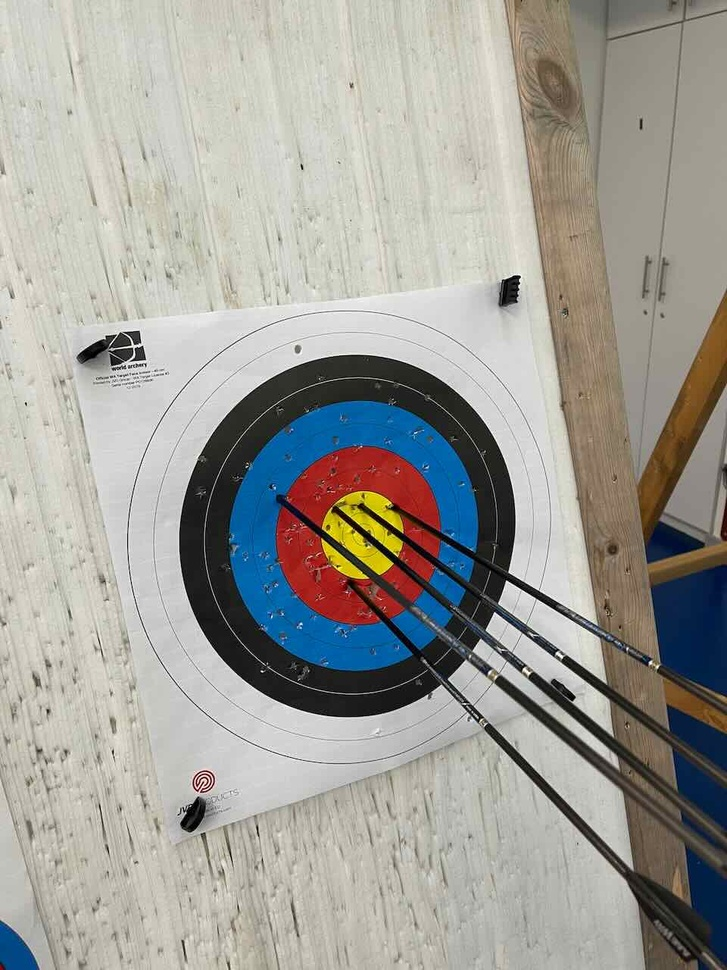
#> input picture plot_test_1_to_10/2.jpeg, 727 x 970 px, shrunk from 960 x 1280 before the run
$ python hough_circle_detection.py
#> lines starting #> are read from the running program, lines starting #| are printed output that depends on the picture
import cv2
import numpy as np

# Load the input image
img = cv2.imread('plot_test_1_to_10/2.jpeg')
#> img is the input picture: shape (970, 727, 3); mean B, G, R 152.8, 158.8, 159.9

# Convert the image to grayscale
gray = cv2.cvtColor(img, cv2.COLOR_BGR2GRAY)
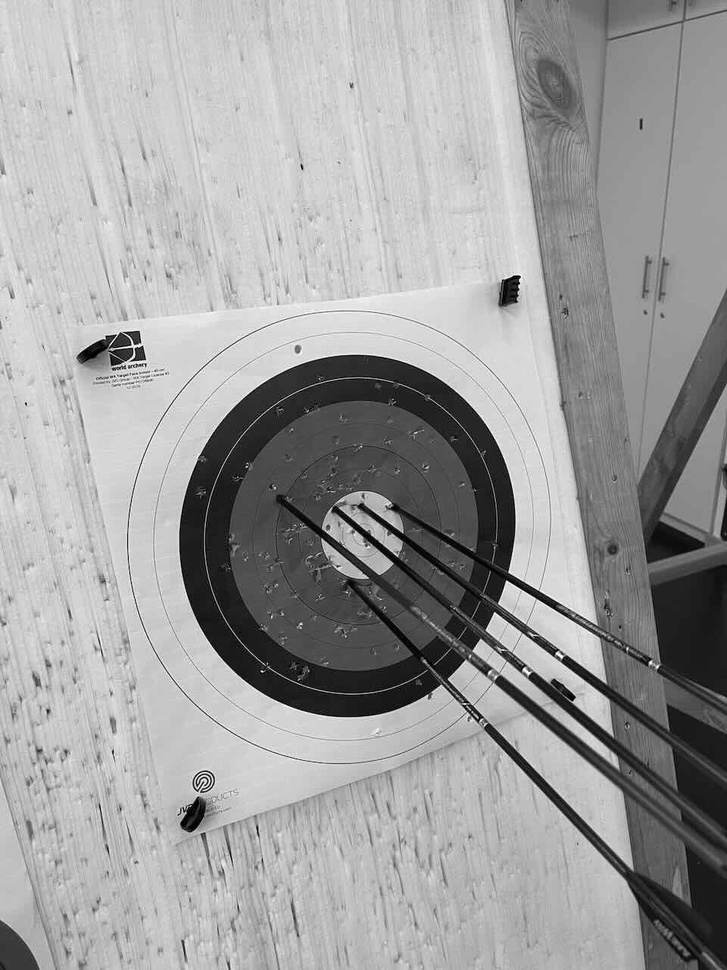
#> gray: shape (970, 727); min 0, max 255, mean 158.5

# Blur the image to reduce noise
blurred = cv2.GaussianBlur(gray, (5, 5), 0)

# Apply HoughCircles method to detect circles
circles = cv2.HoughCircles(blurred, cv2.HOUGH_GRADIENT, 1, 50,
                           param1=300, param2=0.1, minRadius=20, maxRadius=0)
#> circles = 213 rows, first 8: [354.5, 513.5, 159.2], [347.5, 568.5, 148.7], [292.5, 519.5, 221.5], [222.5, 885.5, 409.6], [303.5, 865.5, 326.5], [152.5, 133.5, 625.2], [97.5, 958.5, 543.1], [197.5, 181.5, 563.3]

# Draw detected circles on the original image
if circles is not None:
    circles = np.round(circles[0, :]).astype("int")
#> circles = 213 rows, first 8: [354, 514, 159], [348, 568, 149], [292, 520, 222], [222, 886, 410], [304, 866, 326], [152, 134, 625], [98, 958, 543], [198, 182, 563]
    for (x, y, r) in circles:
        cv2.circle(img, (x, y), r, (0, 0, 255), 2)
#> this loop made 213 passes
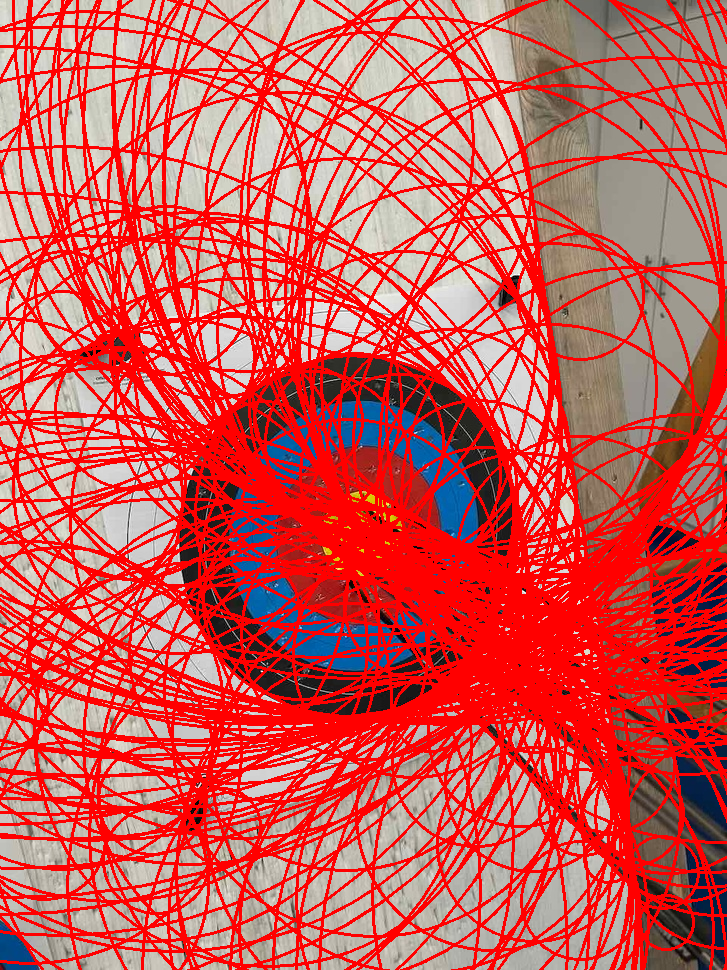
#> img: shape (970, 727, 3); mean B, G, R 85.5, 89.2, 204.7

# Create a new window to display the result
cv2.namedWindow('Target Image', cv2.WINDOW_NORMAL)

# Display the final result
cv2.imshow("Target Image", img)

# Wait for user input and close the window
cv2.waitKey(0)
cv2.destroyAllWindows()

$ run again, with plot_test_1_to_10/1.jpeg copied over plot_test_1_to_10/2.jpeg
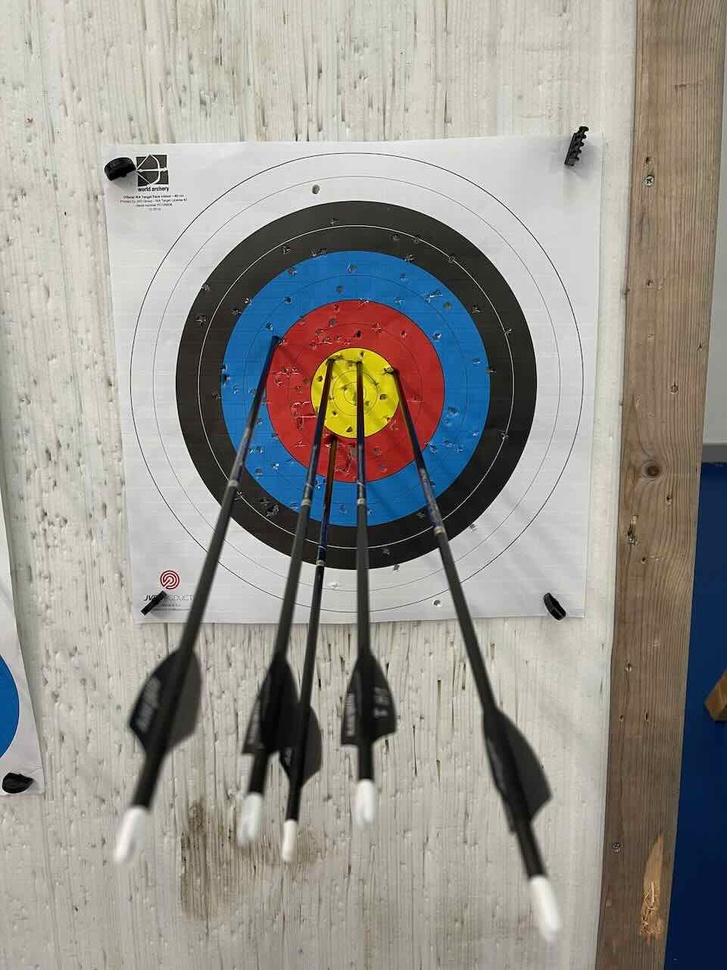
#> input picture plot_test_1_to_10/1.jpeg, 727 x 970 px, shrunk from 960 x 1280 before the run
#> img is the input picture: shape (970, 727, 3); mean B, G, R 142.5, 148.3, 151.2
#> `gray = cv2.cvtColor(img, cv2.COLOR_BGR2GRAY)`:
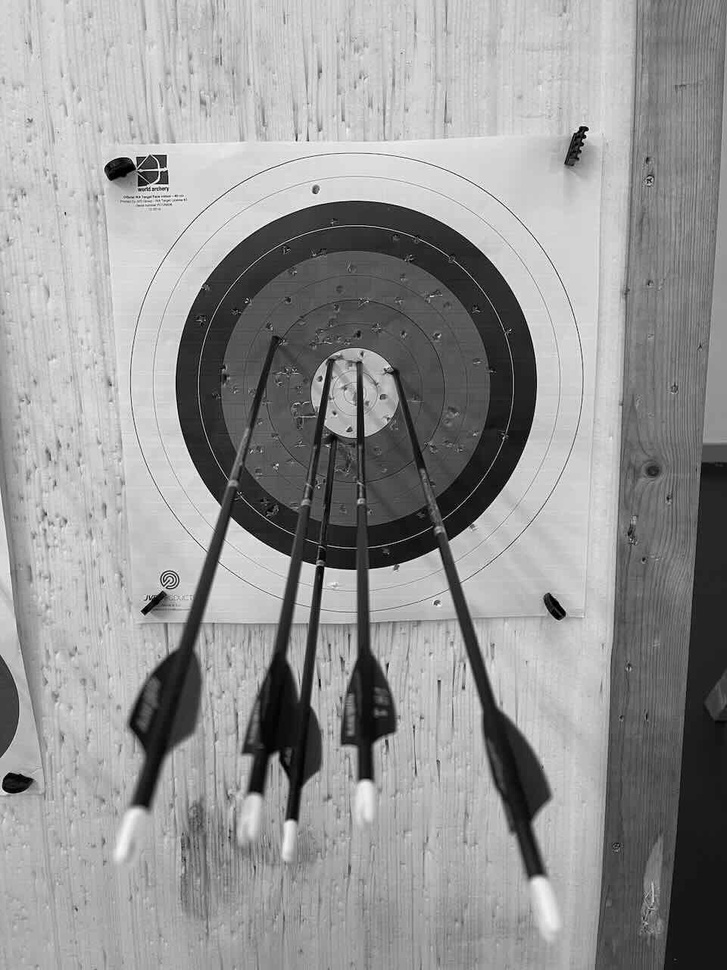
#> gray: shape (970, 727); min 0, max 255, mean 148.5
#> `circles = cv2.HoughCircles(blurred, cv2.HOUGH_GRADIENT, 1, 50, param1=..`: circles = 219 rows, first 8: [354.5, 381.5, 181.8], [312.5, 351.5, 233.7], [369.5, 846.5, 189.2], [720.5, 516.5, 712.9], [250.5, 747.5, 124.1], [221.5, 285.5, 322.9], [415.5, 813.5, 133.3], [315.5, 435.5, 247.9]
#> `circles = np.round(circles[0, :]).astype("int")`: circles = 219 rows, first 8: [354, 382, 182], [312, 352, 234], [370, 846, 189], [720, 516, 713], [250, 748, 124], [222, 286, 323], [416, 814, 133], [316, 436, 248]
#> the loop `for (x, y, r) in circles:` made 219 passes
#> after the loop `for (x, y, r) in circles:`:
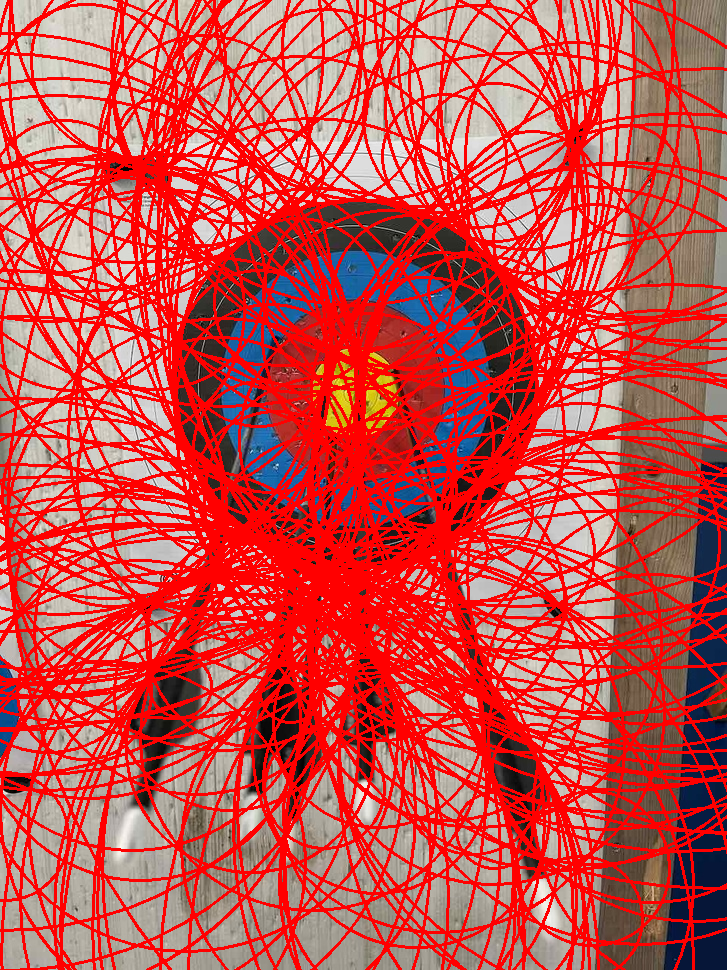
#> img: shape (970, 727, 3); mean B, G, R 76.9, 80.3, 199.2

$ run again, with plot_test_1_to_10/10.jpeg copied over plot_test_1_to_10/2.jpeg
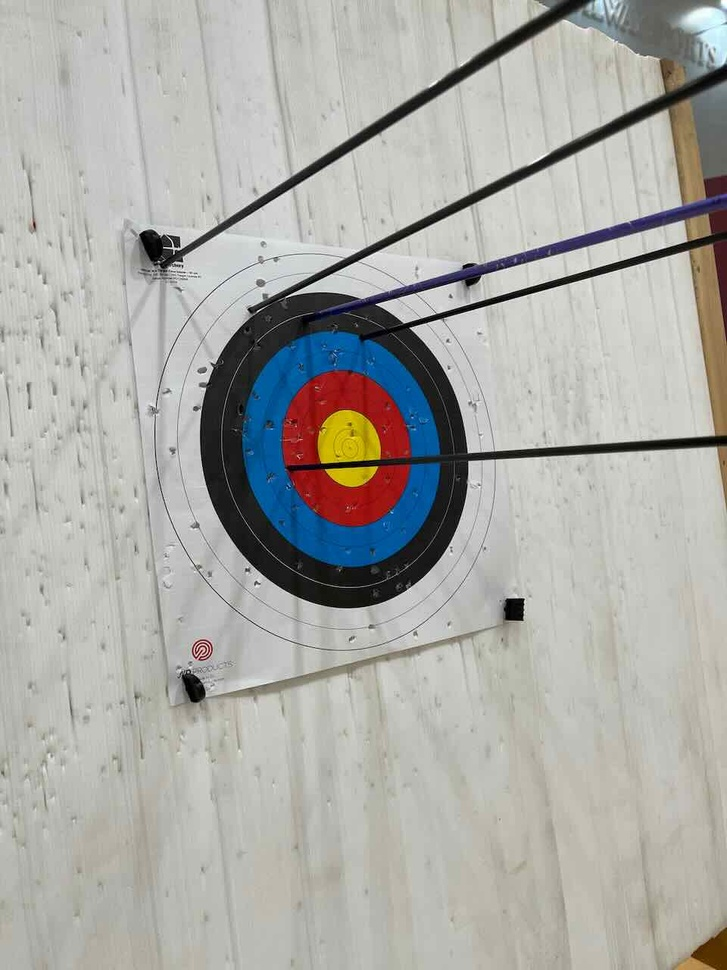
#> input picture plot_test_1_to_10/10.jpeg, 727 x 970 px, shrunk from 960 x 1280 before the run
#> img is the input picture: shape (970, 727, 3); mean B, G, R 166.6, 171.1, 171.1
#> `gray = cv2.cvtColor(img, cv2.COLOR_BGR2GRAY)`:
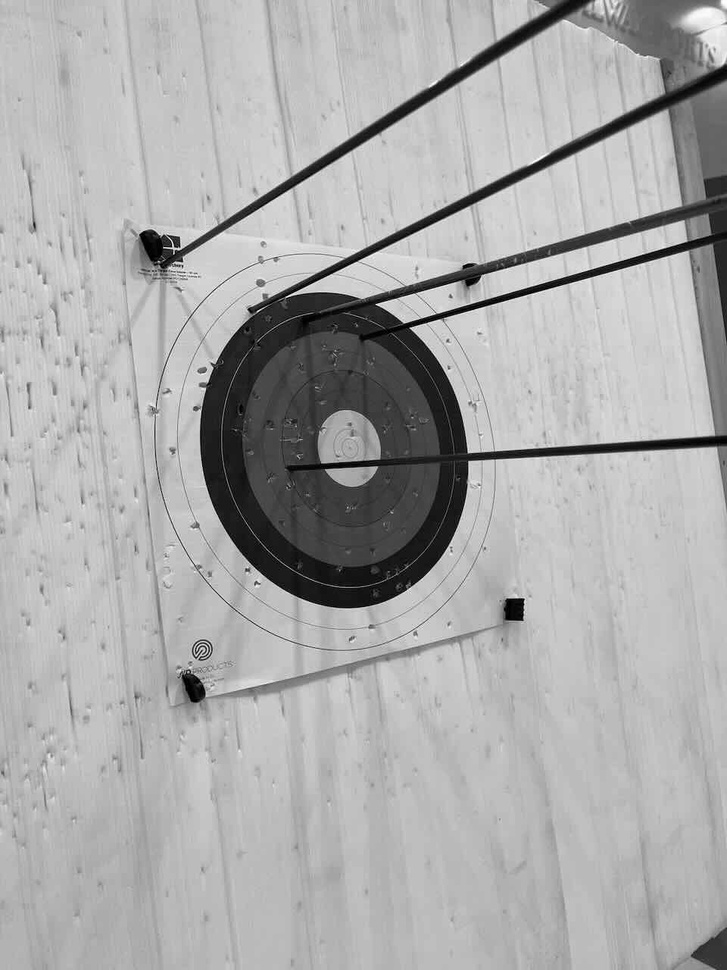
#> gray: shape (970, 727); min 0, max 255, mean 170.6
#> `circles = cv2.HoughCircles(blurred, cv2.HOUGH_GRADIENT, 1, 50, param1=..`: circles = 222 rows, first 8: [376.5, 437.5, 177.3], [283.5, 462.5, 184.6], [345.5, 492.5, 115.1], [321.5, 417.5, 125.4], [462.5, 391.5, 274.4], [442.5, 523.5, 282.4], [516.5, 262.5, 195.8], [476.5, 627.5, 388.8]
#> `circles = np.round(circles[0, :]).astype("int")`: circles = 222 rows, first 8: [376, 438, 177], [284, 462, 185], [346, 492, 115], [322, 418, 125], [462, 392, 274], [442, 524, 282], [516, 262, 196], [476, 628, 389]
#> the loop `for (x, y, r) in circles:` made 222 passes
#> after the loop `for (x, y, r) in circles:`:
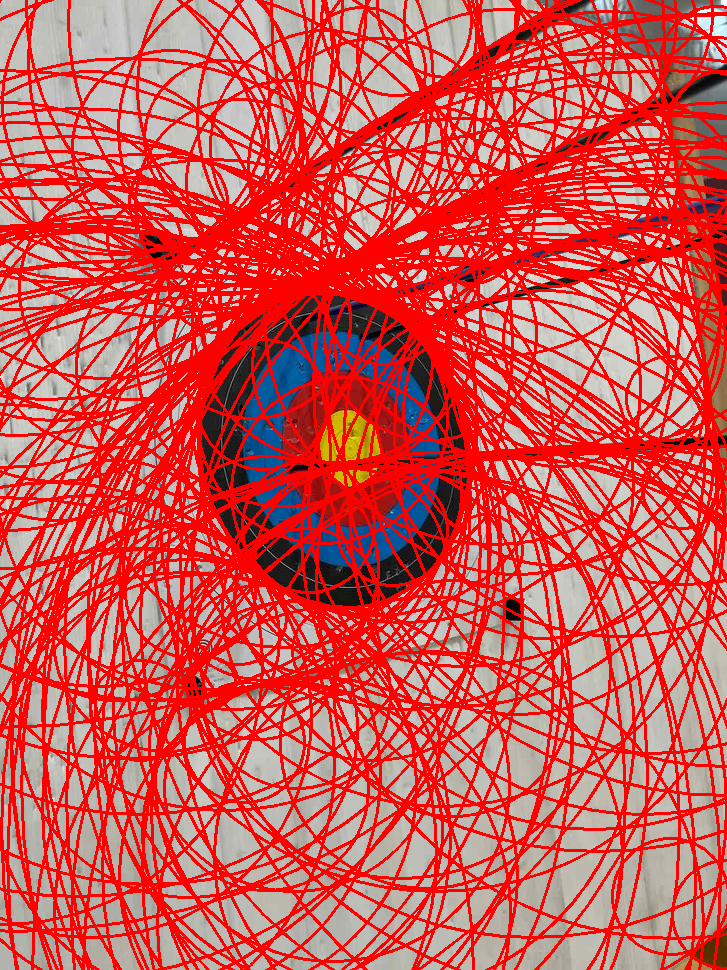
#> img: shape (970, 727, 3); mean B, G, R 85.6, 88, 212.6

$ run again, with plot_test_1_to_10/3.jpeg copied over plot_test_1_to_10/2.jpeg
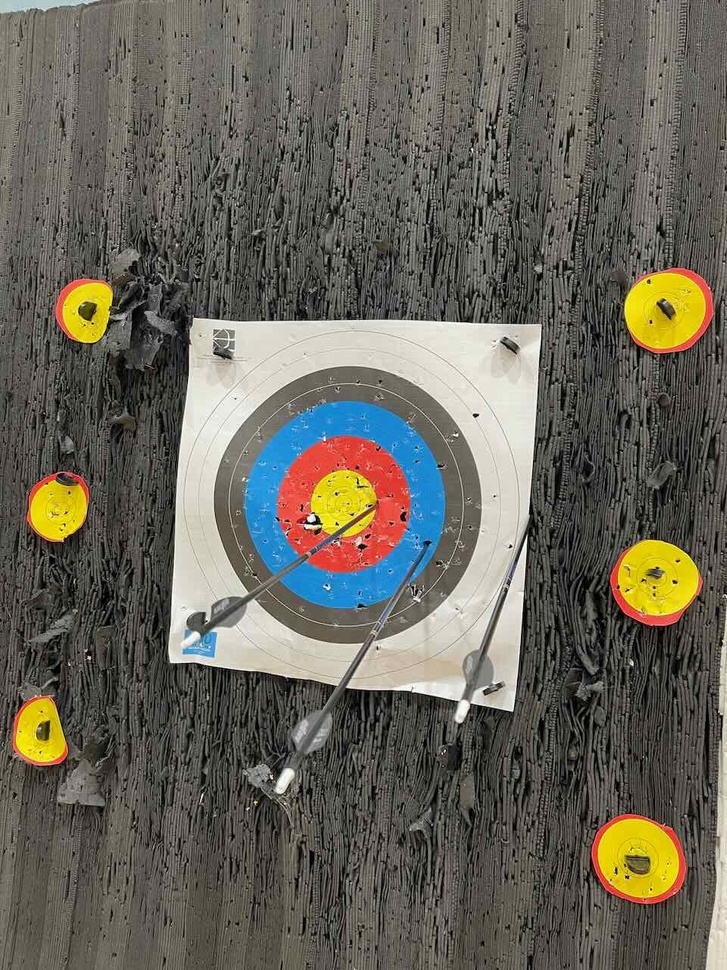
#> input picture plot_test_1_to_10/3.jpeg, 727 x 970 px, shrunk from 960 x 1280 before the run
#> img is the input picture: shape (970, 727, 3); mean B, G, R 90, 100.9, 104.5
#> `gray = cv2.cvtColor(img, cv2.COLOR_BGR2GRAY)`:
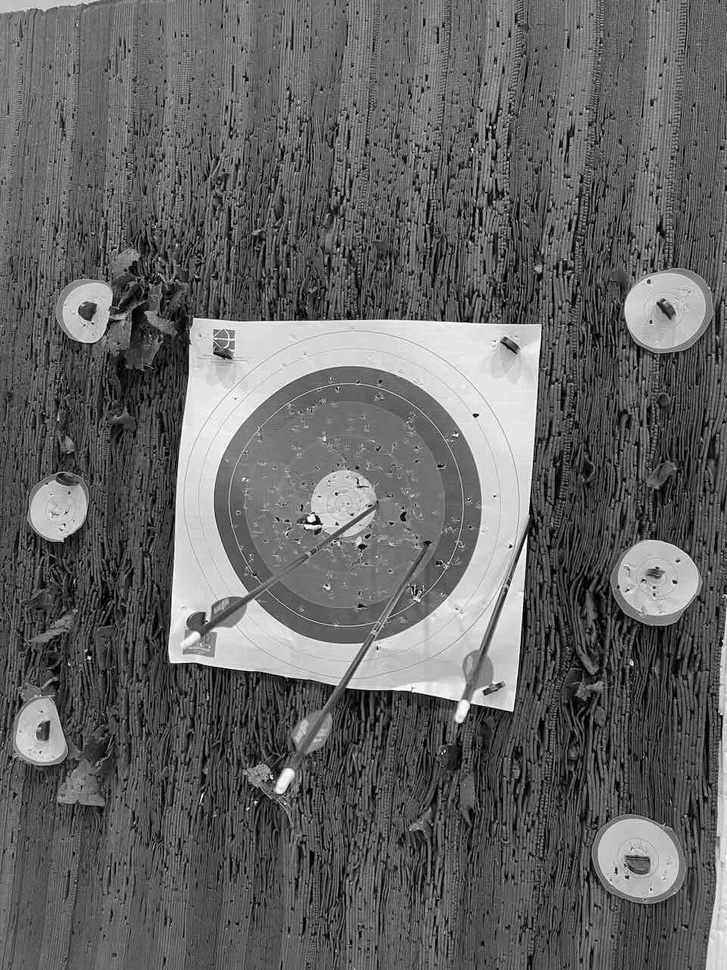
#> gray: shape (970, 727); min 0, max 255, mean 100.7
#> `circles = cv2.HoughCircles(blurred, cv2.HOUGH_GRADIENT, 1, 50, param1=..`: circles = 210 rows, first 8: [346.5, 507.5, 134.7], [91.5, 445.5, 440.8], [387.5, 401.5, 288.6], [453.5, 439.5, 255.5], [5.5, 412.5, 529.2], [384.5, 541.5, 185], [265.5, 411.5, 259.8], [188.5, 449.5, 344]
#> `circles = np.round(circles[0, :]).astype("int")`: circles = 210 rows, first 8: [346, 508, 135], [92, 446, 441], [388, 402, 289], [454, 440, 256], [6, 412, 529], [384, 542, 185], [266, 412, 260], [188, 450, 344]
#> the loop `for (x, y, r) in circles:` made 210 passes
#> after the loop `for (x, y, r) in circles:`:
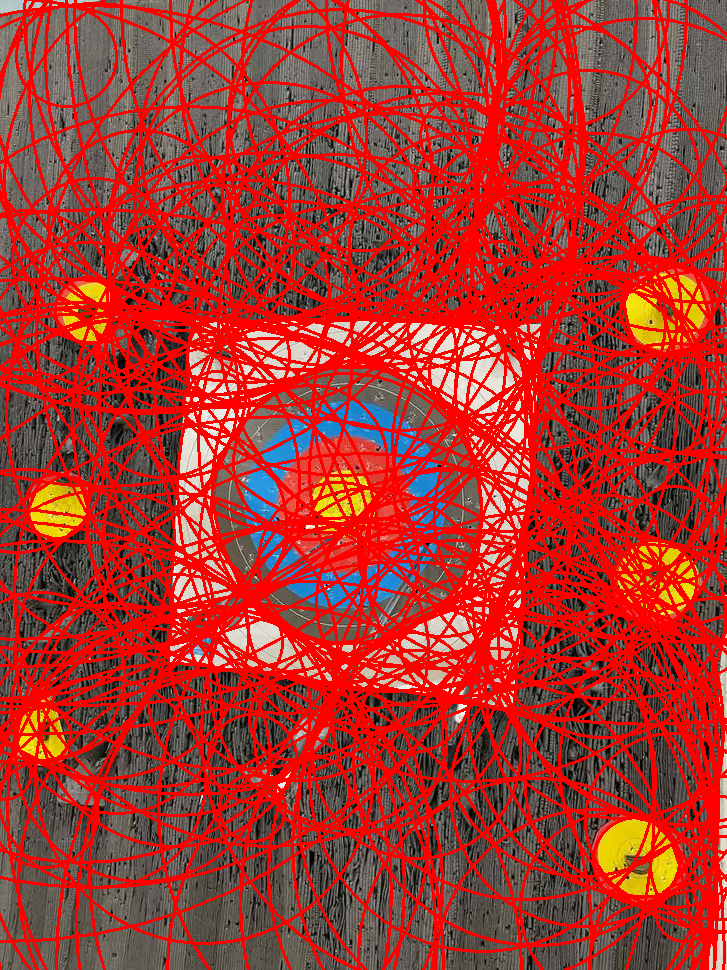
#> img: shape (970, 727, 3); mean B, G, R 47.9, 53.8, 169.6
